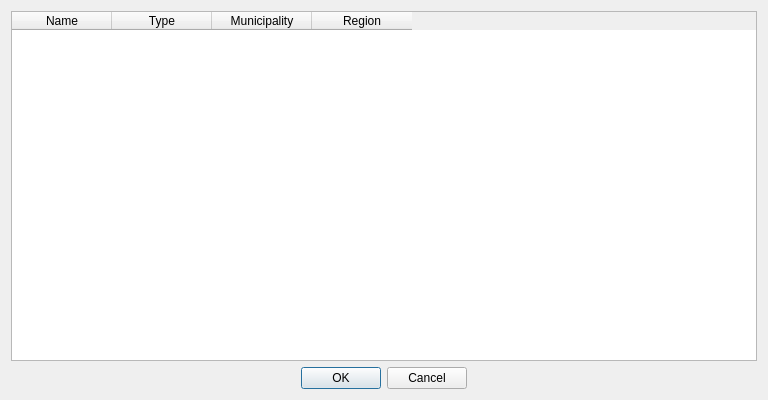
<?xml version="1.0" encoding="UTF-8"?>
<ui version="4.0">
 <class>GeoFinder</class>
 <widget class="QDialog" name="GeoFinder">
  <property name="geometry">
   <rect>
    <x>0</x>
    <y>0</y>
    <width>768</width>
    <height>400</height>
   </rect>
  </property>
  <property name="sizePolicy">
   <sizepolicy hsizetype="Fixed" vsizetype="Fixed">
    <horstretch>0</horstretch>
    <verstretch>0</verstretch>
   </sizepolicy>
  </property>
  <property name="windowTitle">
   <string>Spatial search</string>
  </property>
  <property name="modal">
   <bool>true</bool>
  </property>
  <layout class="QGridLayout" name="gridLayout">
   <item row="0" column="0">
    <widget class="QTableWidget" name="tableWidget">
     <column>
      <property name="text">
       <string>Name</string>
      </property>
     </column>
     <column>
      <property name="text">
       <string>Type</string>
      </property>
     </column>
     <column>
      <property name="text">
       <string>Municipality</string>
      </property>
     </column>
     <column>
      <property name="text">
       <string>Region</string>
      </property>
     </column>
    </widget>
   </item>
   <item row="1" column="0">
    <widget class="QDialogButtonBox" name="buttonBox">
     <property name="orientation">
      <enum>Qt::Horizontal</enum>
     </property>
     <property name="standardButtons">
      <set>QDialogButtonBox::Cancel|QDialogButtonBox::Ok</set>
     </property>
     <property name="centerButtons">
      <bool>true</bool>
     </property>
    </widget>
   </item>
  </layout>
 </widget>
 <resources/>
 <connections>
  <connection>
   <sender>buttonBox</sender>
   <signal>accepted()</signal>
   <receiver>GeoFinder</receiver>
   <slot>accept()</slot>
   <hints>
    <hint type="sourcelabel">
     <x>248</x>
     <y>254</y>
    </hint>
    <hint type="destinationlabel">
     <x>157</x>
     <y>274</y>
    </hint>
   </hints>
  </connection>
  <connection>
   <sender>buttonBox</sender>
   <signal>rejected()</signal>
   <receiver>GeoFinder</receiver>
   <slot>reject()</slot>
   <hints>
    <hint type="sourcelabel">
     <x>316</x>
     <y>260</y>
    </hint>
    <hint type="destinationlabel">
     <x>286</x>
     <y>274</y>
    </hint>
   </hints>
  </connection>
 </connections>
</ui>
